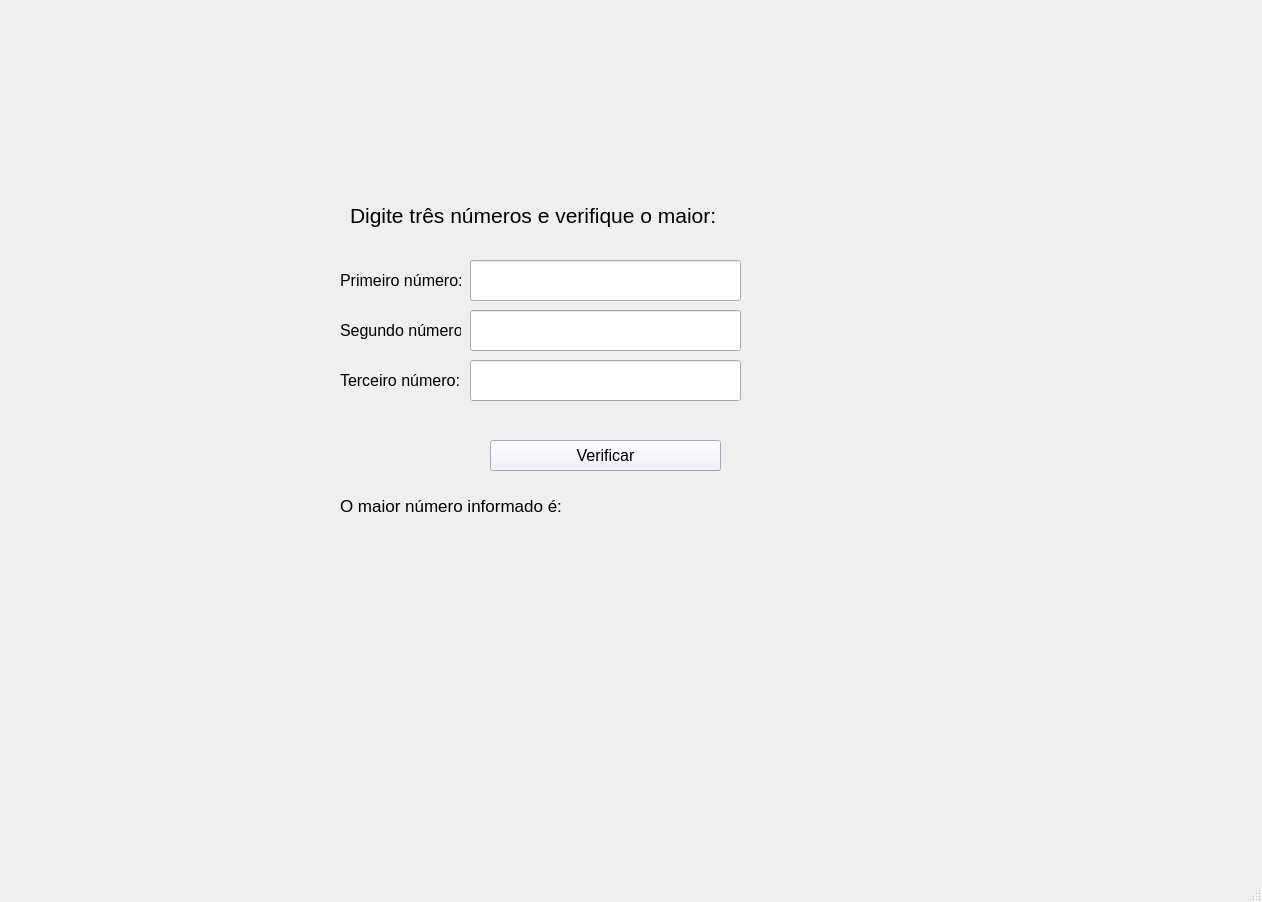
<?xml version="1.0" encoding="UTF-8"?>
<ui version="4.0">
 <class>MainWindow</class>
 <widget class="QMainWindow" name="MainWindow">
  <property name="geometry">
   <rect>
    <x>0</x>
    <y>0</y>
    <width>1262</width>
    <height>902</height>
   </rect>
  </property>
  <property name="windowTitle">
   <string>MainWindow</string>
  </property>
  <widget class="QWidget" name="centralwidget">
   <widget class="QPushButton" name="pushButtonVerificar">
    <property name="geometry">
     <rect>
      <x>490</x>
      <y>440</y>
      <width>231</width>
      <height>31</height>
     </rect>
    </property>
    <property name="font">
     <font>
      <family>Arial</family>
      <pointsize>12</pointsize>
     </font>
    </property>
    <property name="styleSheet">
     <string notr="true">background: #eaedff;</string>
    </property>
    <property name="text">
     <string>Verificar</string>
    </property>
   </widget>
   <widget class="QLabel" name="labelDescricao">
    <property name="geometry">
     <rect>
      <x>350</x>
      <y>200</y>
      <width>381</width>
      <height>31</height>
     </rect>
    </property>
    <property name="font">
     <font>
      <family>Arial</family>
      <pointsize>16</pointsize>
     </font>
    </property>
    <property name="text">
     <string>Digite três números e verifique o maior:</string>
    </property>
   </widget>
   <widget class="QLineEdit" name="lineEditNum_1">
    <property name="geometry">
     <rect>
      <x>470</x>
      <y>260</y>
      <width>271</width>
      <height>41</height>
     </rect>
    </property>
    <property name="font">
     <font>
      <family>Arial</family>
      <pointsize>12</pointsize>
     </font>
    </property>
    <property name="text">
     <string/>
    </property>
   </widget>
   <widget class="QLabel" name="labelNum_2">
    <property name="geometry">
     <rect>
      <x>340</x>
      <y>310</y>
      <width>121</width>
      <height>41</height>
     </rect>
    </property>
    <property name="font">
     <font>
      <family>Arial</family>
      <pointsize>12</pointsize>
     </font>
    </property>
    <property name="text">
     <string>Segundo número:</string>
    </property>
   </widget>
   <widget class="QLineEdit" name="lineEditNum_2">
    <property name="geometry">
     <rect>
      <x>470</x>
      <y>310</y>
      <width>271</width>
      <height>41</height>
     </rect>
    </property>
    <property name="font">
     <font>
      <family>Arial</family>
      <pointsize>12</pointsize>
     </font>
    </property>
    <property name="text">
     <string/>
    </property>
   </widget>
   <widget class="QLabel" name="labelResultado">
    <property name="geometry">
     <rect>
      <x>340</x>
      <y>480</y>
      <width>641</width>
      <height>51</height>
     </rect>
    </property>
    <property name="font">
     <font>
      <family>Arial</family>
      <pointsize>13</pointsize>
     </font>
    </property>
    <property name="text">
     <string>O maior número informado é: </string>
    </property>
   </widget>
   <widget class="QLabel" name="labelNum_1">
    <property name="geometry">
     <rect>
      <x>340</x>
      <y>260</y>
      <width>121</width>
      <height>41</height>
     </rect>
    </property>
    <property name="font">
     <font>
      <family>Arial</family>
      <pointsize>12</pointsize>
     </font>
    </property>
    <property name="text">
     <string>Primeiro número:</string>
    </property>
   </widget>
   <widget class="QLabel" name="labelNum_3">
    <property name="geometry">
     <rect>
      <x>340</x>
      <y>360</y>
      <width>121</width>
      <height>41</height>
     </rect>
    </property>
    <property name="font">
     <font>
      <family>Arial</family>
      <pointsize>12</pointsize>
     </font>
    </property>
    <property name="text">
     <string>Terceiro número:</string>
    </property>
   </widget>
   <widget class="QLineEdit" name="lineEditNum_3">
    <property name="geometry">
     <rect>
      <x>470</x>
      <y>360</y>
      <width>271</width>
      <height>41</height>
     </rect>
    </property>
    <property name="font">
     <font>
      <family>Arial</family>
      <pointsize>12</pointsize>
     </font>
    </property>
    <property name="text">
     <string/>
    </property>
   </widget>
  </widget>
  <widget class="QMenuBar" name="menubar">
   <property name="geometry">
    <rect>
     <x>0</x>
     <y>0</y>
     <width>1262</width>
     <height>21</height>
    </rect>
   </property>
  </widget>
  <widget class="QStatusBar" name="statusbar"/>
 </widget>
 <resources/>
 <connections/>
</ui>
